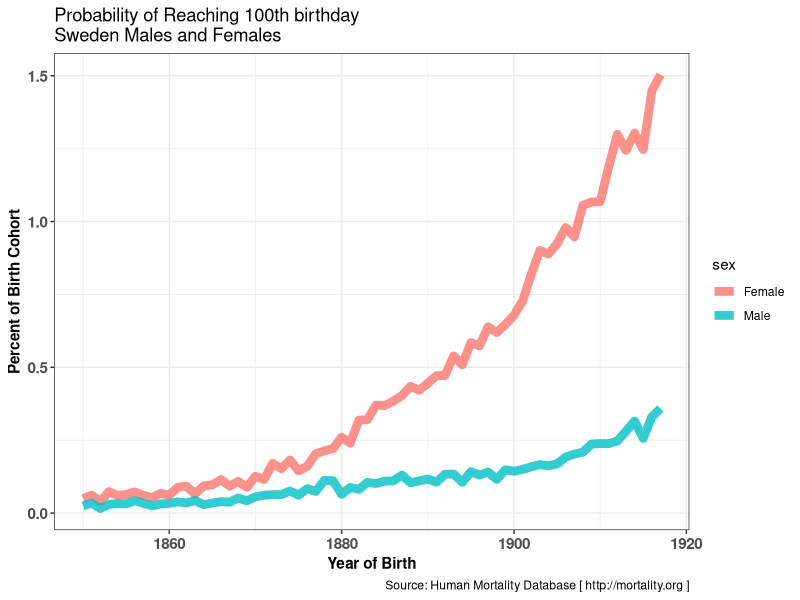
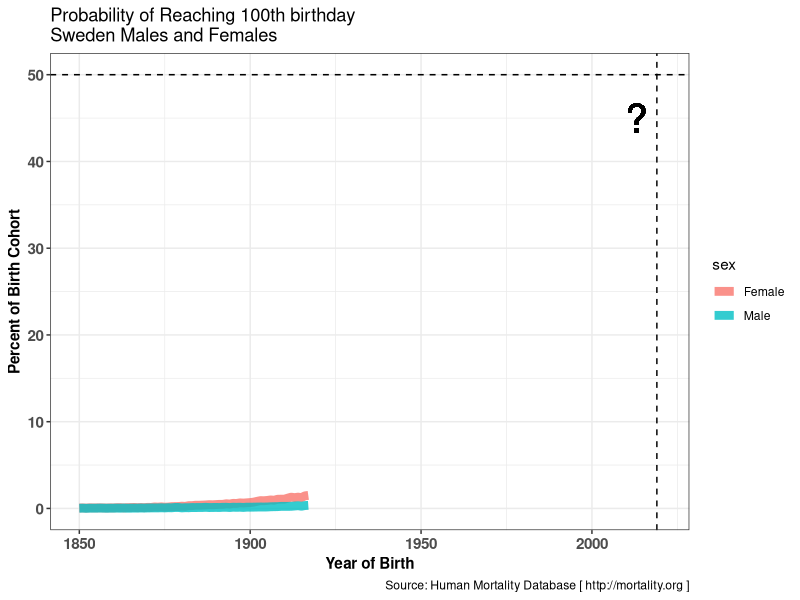
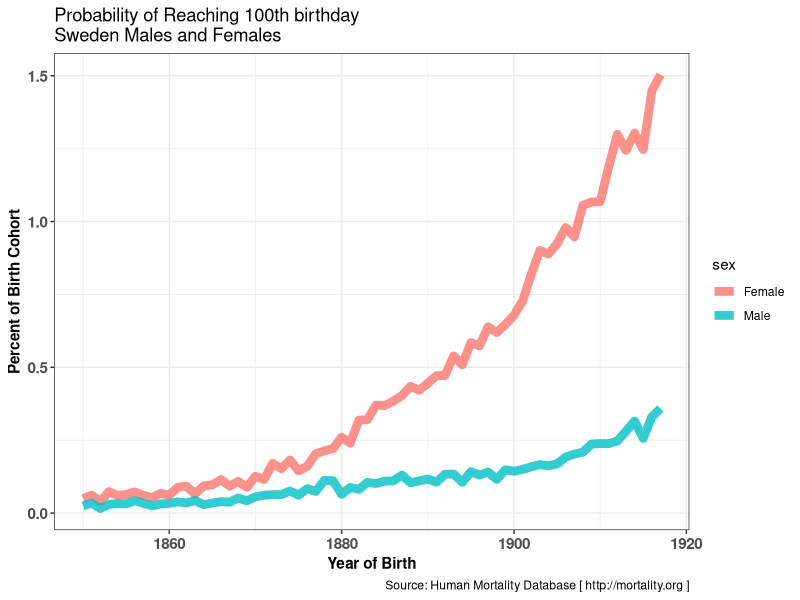
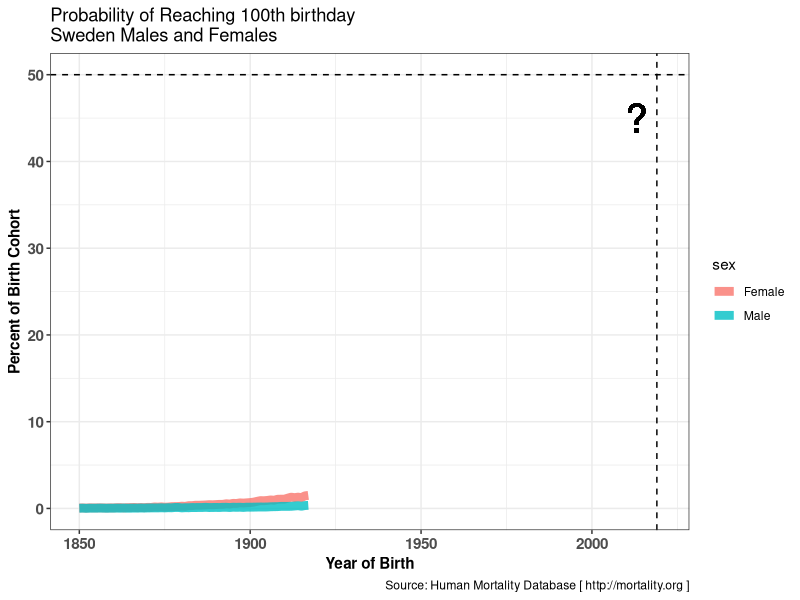

Generate these figures, in order, with R:
library(tidyverse)

D = read.table('SWE_cMx_1x1.txt', skip=2, header=TRUE) %>%
       select(Year:Male) %>% 
       gather(-Year, -Age, key='sex', value='mx') %>%
       group_by(Year,sex) %>%
       mutate(Hx = head(cumsum(c(0,mx)),-1),
              lx = exp(-Hx))

cent = D %>%
        filter(Year > 1849, Age==100, is.finite(lx)) %>%
        mutate(p100 = 100*lx)

ggplot(data=cent, aes(x=Year, y=p100, color=sex)) +
         geom_line(lwd=3, alpha=.80) +
         labs(title='Probability of Reaching 100th birthday\nSweden Males and Females',
              x = 'Year of Birth',
              y = 'Percent of Birth Cohort',
              caption = 'Source: Human Mortality Database [ http://mortality.org ]') +
         theme_bw() +
         theme( axis.text = element_text(size=11, face='bold'),
                axis.title =  element_text(size=11, face='bold'))

ggsave(file='SWE-cent-zoom-in.png', height=8, width=8, units='in', dpi=300)  
        
ggplot(data=cent, aes(x=Year, y=p100, color=sex)) +
  geom_line(lwd=3, alpha=.80) +
  labs(title='Probability of Reaching 100th birthday\nSweden Males and Females',
       x = 'Year of Birth',
       y = 'Percent of Birth Cohort',
       caption = 'Source: Human Mortality Database [ http://mortality.org ]') +
  theme_bw() +
  theme( axis.text = element_text(size=11, face='bold'),
         axis.title =  element_text(size=11, face='bold')) +
  scale_y_continuous(limits=c(0,50)) +
  scale_x_continuous(limits=c(1850,2020)) +
  geom_hline(yintercept = 50, lty=2, color='black') +
  geom_vline(xintercept = 2019, lty=2, color='black') +
  geom_text(x=2013, y= 45, label='?', face='bold', size=10, inherit.aes = FALSE)

ggsave(file='SWE-cent-zoom-out.png', height=8, width=8, units='in', dpi=300)  


       
